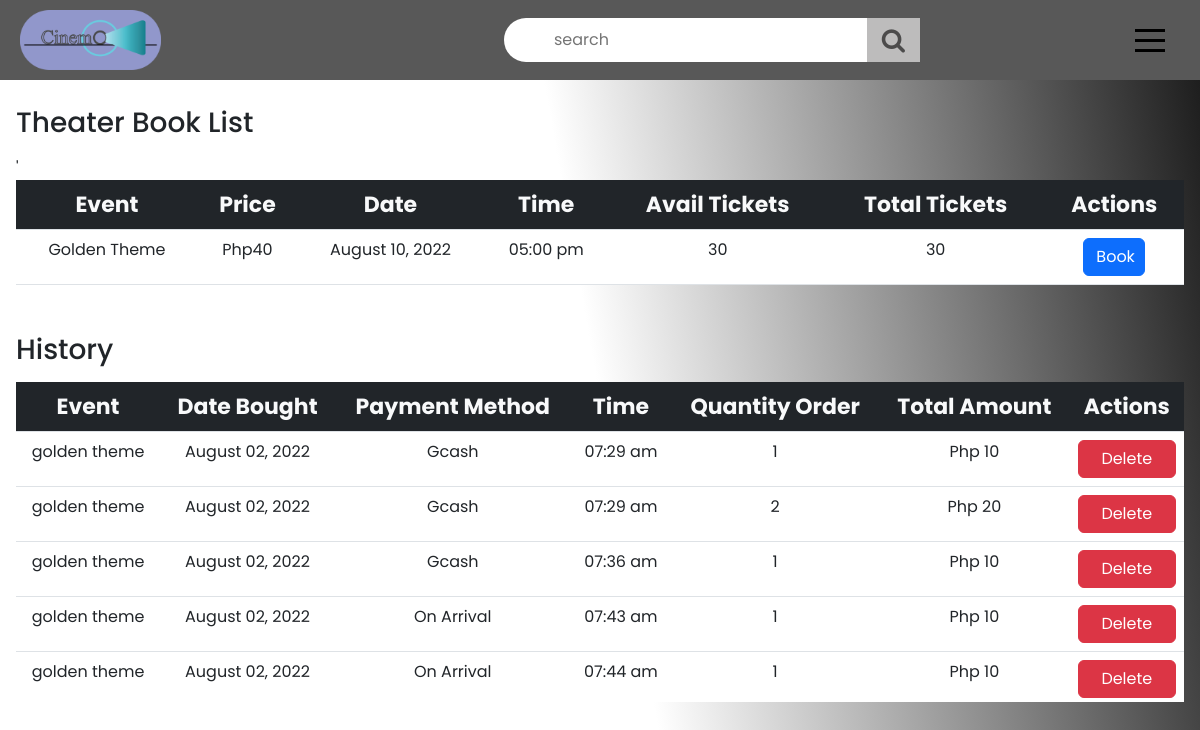
Screenshot of /client/user-dashboard.php (signed in) with the database file from the repository.
### tables this page shows
CREATE TABLE `theatre_tbl` (
  `play_id` int(255) NOT NULL,
  `play_title` text NOT NULL,
  `play_price` int(255) NOT NULL,
  `play_date` date NOT NULL,
  `play_time` time NOT NULL,
  `play_tickets` int(255) NOT NULL,
  `ticket_total` int(255) NOT NULL
);

CREATE TABLE `history_tbl` (
  `history_id` int(11) NOT NULL,
  `client_id` int(11) NOT NULL,
  `history_date` date DEFAULT NULL,
  `history_payment` text NOT NULL,
  `play_id` int(11) NOT NULL,
  `play_title` text NOT NULL,
  `history_quantity` int(11) NOT NULL,
  `history_total` int(11) NOT NULL,
  `history_time` time DEFAULT NULL
);

### client/user-dashboard.php (the view, shortened to what this page needs)
<?php
	$conn = mysqli_connect("localhost", "root", "", "tts_db");
?>
<!DOCTYPE html>
<html>
<head>
	<link rel="stylesheet" type="text/css" href="./css/user-dashboard.css">
<link href="https://cdn.jsdelivr.net/npm/bootstrap@5.2.0-beta1/dist/css/bootstrap.min.css" rel="stylesheet">
<link rel="stylesheet" href="https://cdnjs.cloudflare.com/ajax/libs/font-awesome/5.15.3/css/all.min.css"/>
<link rel="stylesheet" href="https://cdnjs.cloudflare.com/ajax/libs/font-awesome/4.7.0/css/font-awesome.min.css">
</head>
<body>
<section class="nav">
		<div class="navigation">
			<div class="image">
			<a href="user-dashboard.php"><img src="./images/logo.png"></a>
			</div>
            <div class="search">
                <div class="search-box">
                    <form action="user-dashboard.php" method="POST"class="example">
                        <input type="text" name="search" placeholder="search">
                        <button name="submit" type="submit"><i class="fa fa-search" aria-hidden="true"></i></button>
                    </form>
                </div>
            </div>
			<div class="menubar">
				<div class="box">
                    <?php
                    $email=$_SESSION['client_email'];
                    $sqli= "SELECT * FROM client_tbl where client_email='$email'";
                    $que=mysqli_query($conn, $sqli);
                    $row=mysqli_fetch_array($que);
                    $client=$row['client_id'];
                    ?>
				</div>
				<div class="menutoggle">
				</div>
			</div>
		</div>
</section>
<section style="padding-top: 90px;">
    <div class="bg p-3" style="margin-bottom: 0 !important;">
        <h3 class="pb-2">Theater Book List</h3>
        <div class="table-responsive">
            <table class="table bg-white">
                <thead class="bg-dark text-light">
                '<tr style="text-align: center; gap: margin-right: 100px;">
                        <th>Event</th>
                        <th>Price</th>
                        <th>Date</th>
                        <th>Time</th>
                        <th>Avail Tickets</th>
                        <th>Total Tickets</th>
                        <th>Actions</th>
                    </tr>
                </thead>
                <tbody>
                <?php
				if(isset($_POST['submit']))
				{
					$id = $_POST['search'];
					$sql= "SELECT * from theatre_tbl where CONCAT (play_title) like '%".$id."%'" ;
					$search_result=filterTable($sql);
					if(mysqli_num_rows($search_result) > 0)
    				{
      					while ($r= mysqli_fetch_array($search_result))
      					{
                            $play_available= ($r["ticket_total"])-($r["play_tickets"]);
                            $new_date = date('F d, Y', strtotime($r["play_date"]));
                            $new_time = date('h:i a', strtotime($r['play_time']));
							echo
                            '<tr style="text-align: center; gap: margin-right: 100px;">
                                <td data-title="event-play">'.$r["play_title"].'</td>
                                <td data-title="price">Php'.$r["play_price"].'</td>
                                <td data-title="date">'.$new_date.'</td>
                                <td data-title="time">'.$new_time.'</td>
                                <td data-title="available">'.$play_available.'</td>
                                <td data-title="total">'.$r["ticket_total"].'</td>';?>
                                <?php
                                if($play_available!=0){
                                    echo '
                                <td data-title="actions" class="actions">
                                <a href="booking.php?request='.$r['play_id'].'"><button class="btn btn-primary w-50"">Book</button></a>
                                </td>';
                                }else{
                                echo'<td data-title="actions" class="actions">
                                    <button class="btn btn-secondary w-75" disabled>Sold Out</button>
                                </td>';
                                }
						}
					}else{
						echo "<tr><th><div class='text-center'>No Result</div></th></tr>";
					}
					mysqli_free_result($search_result);
				} else {
   					$sql = "SELECT * FROM theatre_tbl";
    				$search_result = filterTable($sql);
                    if(mysqli_num_rows($search_result) > 0)
    				{
      					while ($r= mysqli_fetch_array($search_result))
      					{
                            $play_available= ($r["ticket_total"])-($r["play_tickets"]);
                            $new_date = date('F d, Y', strtotime($r["play_date"]));
                            $new_time = date('h:i a', strtotime($r['play_time']));
							echo
                            '<tr style="text-align: center; gap: margin-right: 100px;">
                                <td data-title="event-play">'.$r["play_title"].'</td>
                                <td data-title="price">Php'.$r["play_price"].'</td>
                                <td data-title="date">'.$new_date.'</td>
                                <td data-title="time">'.$new_time.'</td>
                                <td data-title="available">'.$play_available.'</td>
                                <td data-title="total">'.$r["ticket_total"].'</td>
                                <td data-title="actions" class="actions">';?>
                                <?php
                                if($play_available!=0){
                                    echo '
                                <a href="booking.php?request='.$r['play_id'].'"><button class="btn btn-primary w-50"">Book</button></a>
                                ';
                                }else{
                                echo'
                                    <button class="btn btn-secondary w-75" disabled>Sold Out</button>
                                ';
                                }
                                echo '</td>
                            </tr>
                            ';
						}
					}else{
						echo "<tr><th>No Theatre Titles Posted</th></tr>";
					}
				}
			?>
        </tbody>
    </table>
</div>
</div>
</section>
<div class="history p-3" id="history" >
        <h3 class="pb-2">History</h3>
        <div class="table-responsive" id="no-more-tables">
            <table class="table bg-white">
                <thead class="bg-dark text-light">
                    <tr>
                        <th>Event</th>
                        <th>Date Bought</th>
                        <th>Payment Method</th>
                        <th>Time</th>
                        <th>Quantity Order</th>
                        <th>Total Amount</th>
                        <th>Actions</th>
                    </tr>
                </thead>
                <tbody>
                    <?php
				if(isset($_POST['submit']))
				{
					$id = $_POST['search'];
					$sql= "SELECT * from history_tbl  where client_id=$client && CONCAT (play_title) like '%".$id."%' " ;
					$search_result=filterTable($sql);
					if(mysqli_num_rows($search_result) > 0)
    				{
                        while ($rowe= mysqli_fetch_array($search_result))
                        {
                          $new_date = date('F d, Y', strtotime($rowe["history_date"]));
                          $new_time = date('h:i a', strtotime($rowe['history_time']));
                          echo
                          '<tr style="text-align: center; gap: margin-right: 100px;">
                              <td data-title="event-play">'.$rowe["play_title"].'</td>';?>
                              <?php if($rowe['history_date']!=NULL){
                              echo'
                              <td data-title="date">'.$new_date.'</td>
                              <td data-title="payment">'.$rowe["history_payment"].'</td>
                              <td data-title="time">'.$new_time.'</td>
                              <td data-title="quantity">'.$rowe['history_quantity'].'</td>
                              <td data-title="total">Php '.$rowe["history_total"].'</td>';
                              }else{
                                  echo'
                              <td data-title="date">To be paid</td>
                              <td data-title="payment">'.$rowe["history_payment"].'</td>
                              <td data-title="time">To be paid</td>
                              <td data-title="quantity">'.$rowe['history_quantity'].'</td>
                              <td data-title="total">Php '.$rowe["history_total"].' to be paid</td>';
                              };?><?php echo'
                              <td data-title="actions" class="actions">
                              <button class="btn btn-danger w-100" data-bs-toggle="modal" data-bs-target="#delete">Delete</button>
                              </td>
                          </tr>
                          ';
                      }
					}else{
						echo "<tr><th><div class='text-center'>No Result</div></th></tr>";
					}
					mysqli_free_result($search_result);
				} else {
   					$sql = "SELECT * FROM history_tbl where client_id=$client";
    				$search_result = filterTable($sql);
                    if(mysqli_num_rows($search_result) > 0)
    				{
      					while ($rowe= mysqli_fetch_array($search_result))
      					{
                            $new_date = date('F d, Y', strtotime($rowe["history_date"]));
                            $new_time = date('h:i a', strtotime($rowe['history_time']));
							echo
                            '<tr style="text-align: center; gap: margin-right: 100px;">
                                <td data-title="event-play">'.$rowe["play_title"].'</td>';?>
                                <?php if($rowe['history_date']!=NULL){
                                echo'
                                <td data-title="date">'.$new_date.'</td>
                                <td data-title="payment">'.$rowe["history_payment"].'</td>
                                <td data-title="time">'.$new_time.'</td>
                                <td data-title="quantity">'.$rowe['history_quantity'].'</td>
                                <td data-title="total">Php '.$rowe["history_total"].'</td>';
                                };?><?php echo'
                                <td data-title="actions" class="actions">
                                <a href="user-dashboard-delete.php?id='.$rowe['history_id'].'"><button class="btn btn-danger w-100" >Delete</button></a>
                                </td>
                            </tr>
                            ';
						}
					}else{
						echo "<tr><th>No Event booked yet</th></tr>";
					}
				}
			?>
                </tbody>
            </table>
    </div>
<?php
function filterTable($sql)
{
    $connect = mysqli_connect("localhost", "root", "", "tts_db");
    $filter_Result = mysqli_query($connect, $sql);
    return $filter_Result;
}
?>
</body>
</html>

### client/css/user-dashboard.css (style rules this page uses)
* { padding: 0; margin: 0; box-sizing: border-box; font-family: 'Poppins', sans-serif; }
body { min-height: 100vh; box-sizing: border-box; background-attachment: fixed; background: linear-gradient(80deg, rgba(255, 255, 255, 0.8), rgba(255, 255, 255, 0.6), rgba(0, 0, 0, 0.9)), url('../images/bgd.png'); object-fit: cover; background-size: cover; background-position: center; }
.search { position: absolute; right: 280px; top: 18px; }
.search-box { width: 100%; position: relative; overflow: hidden; }
.search-box input { width: 100%; padding: 10px 50px; border-radius: 25px 0 0 25px; outline: none; border: none; }
.search-box button { position: absolute; top: 0px; right: 0px; cursor: pointer; color: rgba(0, 0, 0, 0.6); padding: 10px 15px; border: none; background-color: rgba(189, 188, 188); transition: 0.6; }
.search-box button i { font-size: 25px; }
section { width: 100%; }
.nav { background: rgba(88, 88, 88); width: 100%; padding: 10px 0; height: 80px; position: fixed; margin-bottom: 80px; }
.navigation { width: 100%; height: 100%; display: flex; justify-content: space-between; padding: 0 20px; }
.navigation .image { height: 60px; display: flex; justify-content: space-between; }
.navigation .image img { height: 100% }
.menubar { height: 70px; width: 130px; display: flex; justify-content: space-between; transition-delay: 0s, 0.6s; position: relative; overflow: hidden; }
.menubar .box { position: relative; width: 70px; height: 60px; display: flex; align-items: center; padding: 10px; }
.menubar .menutoggle { position: relative; cursor: pointer; width: 60px; height: 60px; display: flex; justify-content: center; align-items: center; }
.menubar .menutoggle:before { content: ''; position: absolute; width: 30px; height: 3px; background: #000; transform: translateY(-10px); box-shadow: 0 10px #000; transition: 0.6s; }
.menubar .menutoggle:after { content: ''; position: absolute; width: 30px; height: 3px; background: #000; transform: translateY(10px); transition: 0.6s; }
form { display: flex; justify-content: center; align-content: center; flex-direction: column; }
#history { bottom: 0; width: 100%; }
table { min-width: max-content; }
.table-responsive { overflow-y: scroll; overflow-x: scroll; height: fit-content; max-height: 40vh; margin: 0 !important; padding: 0 !important; }
table thead tr { text-align: center; font-size: 22px; transition: 0.6s; }
table thead { background-attachment: fixed; }

### rows the page displays
theatre_tbl: play_title "Golden Theme", play_price "40", play_date "August 10, 2022", play_time "05:00 pm", ticket_total "30"
history_tbl: play_title "golden theme", history_date "August 02, 2022", history_payment "Gcash", history_time "07:29 am", history_quantity "1", history_total "10"
history_tbl: play_title "golden theme", history_date "August 02, 2022", history_payment "Gcash", history_time "07:29 am", history_quantity "2", history_total "20"
history_tbl: play_title "golden theme", history_date "August 02, 2022", history_payment "Gcash", history_time "07:36 am", history_quantity "1", history_total "10"
history_tbl: play_title "golden theme", history_date "August 02, 2022", history_payment "On Arrival", history_time "07:43 am", history_quantity "1", history_total "10"
history_tbl: play_title "golden theme", history_date "August 02, 2022", history_payment "On Arrival", history_time "07:44 am", history_quantity "1", history_total "10"
